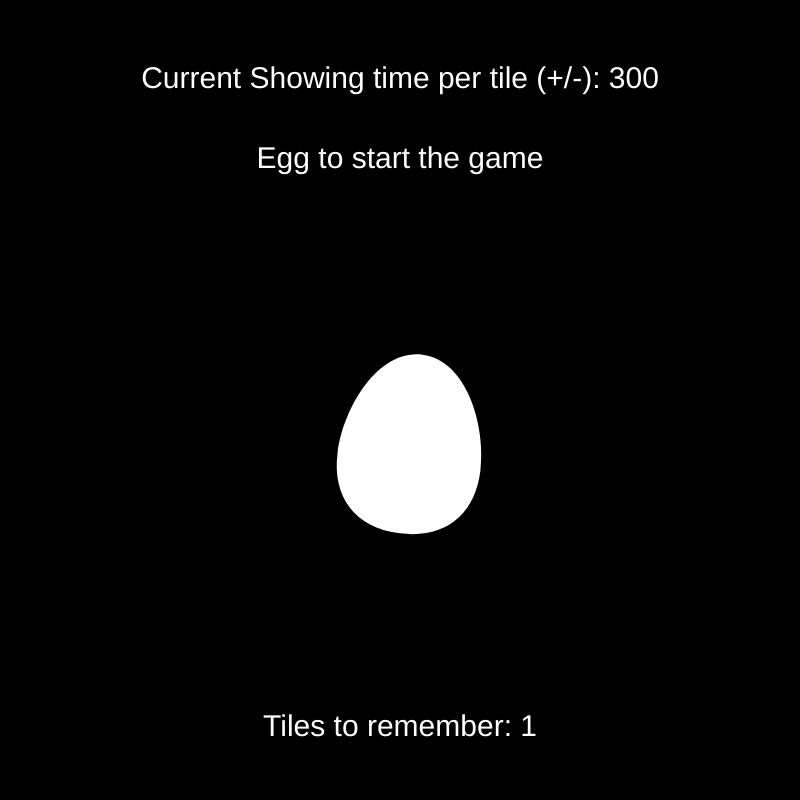
Frame 1 (no input)
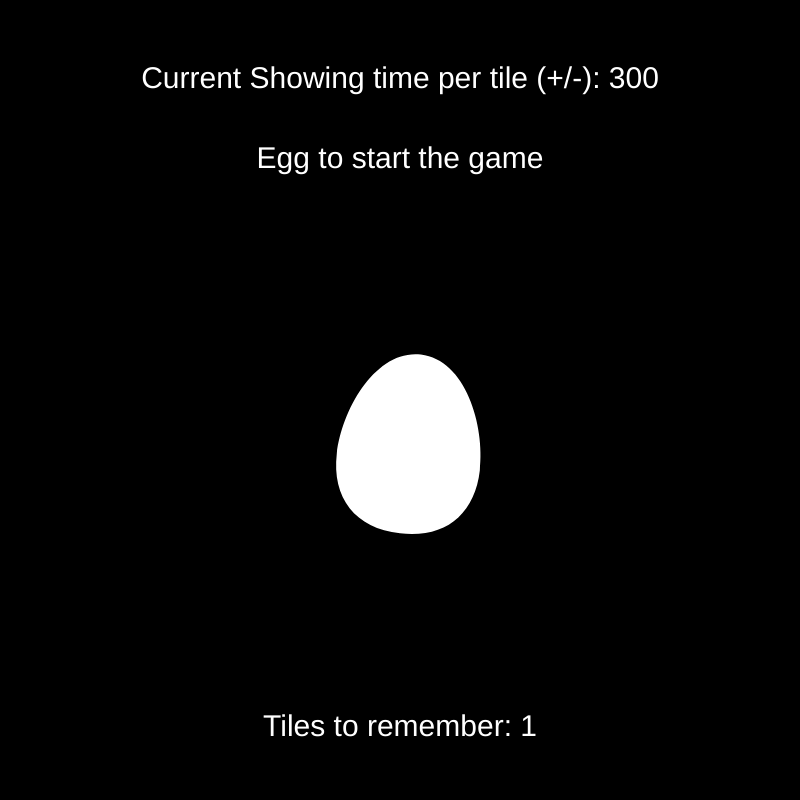
Frame 60 (no input)
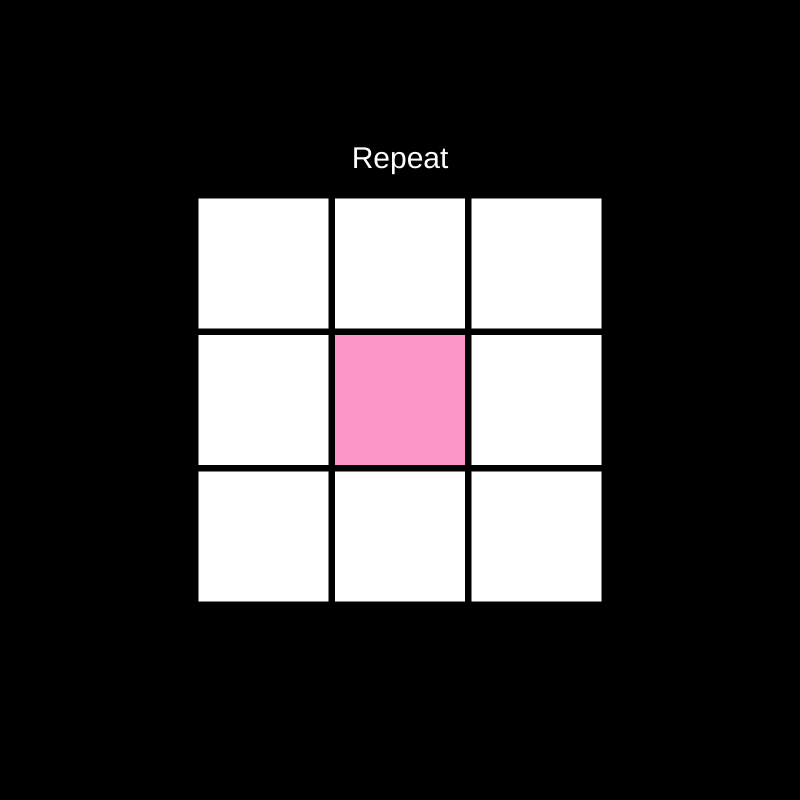
Frame 120 (the mouse pressed at the canvas centre since frame 60)

The p5.js sketch that drew these frames (run headless with seeded random() and noise() and a simulated clock; from frame 60 on, the mouse is pressed at the canvas centre):

// p5.js sketch
// ── sketch.js
//changable vars:
let CS=800; //size of the canvas (it may broke text probably idk)
let squareSize=130; //size of the tiles
let gapRatio = 20; //gaps between squares
let timePerShow=300; // ms
let N=3; // playable at 1 - 6 for defaults, but text is broken at > 3
let gameLength = 1; // you can change it but it will get back to 1;
//____________________________________________________________________
let nullCord;
let gap;
let gamestate=0;
let lastgamel;
function setup() {
  createCanvas(CS, CS);
  egg = new Egg(CS/2, CS/1.5, 5, 180);
  gap = squareSize/gapRatio;
  boardSize=squareSize*N+gap*(N-1);
  
  nullCord = CS/2 - boardSize/2;
}
let startTime;
let gameArray = [];
let iToCheck;
function startGame(){
  //gameArray.length = 0;
  //for (let i = 1;i<=gameLength;i++){
    newRand=int(random(1,N*N));
    if (gameLength > 1){
      if (gameArray[gameArray.length-1] == newRand){print("test");
        newRand = 1+(newRand + 1)%(N*N);
        
      }
    }
    gameArray.push(newRand);
 // }
  print(gameArray);
  gamestate=1;
  startTime=performance.now();
  iToCheck=0;
}
let currentTilePressed;
function draw() {
  background(0);
  
  
  if (gamestate == 1){
    text("Remember", CS/2, CS/6);
    
    let currentTime=performance.now()-startTime;
    if (currentTime>timePerShow*gameLength){
      gamestate=2;
    }else{
      let numIndex= int(currentTime/timePerShow);
      let nToShow = gameArray[numIndex];
      text((numIndex+1) + " of " + gameLength, CS/2, CS/9);
      for (let i = 1;i<=N*N;i++){
      let xcoord=nullCord+linToX(i)*(squareSize+gap);
      let ycoord=nullCord+linToY(i)*(squareSize+gap);
      if (nToShow==i){
      drawSquare(2,xcoord,ycoord);
      }else{
        drawSquare(-1,xcoord,ycoord);
      }
      }
    }
  }
  fill(255,255,255);
  textSize(30);
  textAlign(CENTER,CENTER);
  if(gamestate == 0){
  text("Current Showing time per tile (+/-): "+ timePerShow, CS/2, CS/10);
  text("Egg to start the game", CS/2, CS/5);
  text("Tiles to remember: " + gameLength, CS/2, CS/1.1);
    
    egg.wobble();
    egg.display();
    
  }

  if (gamestate==2){
  text("Repeat", CS/2, CS/5);
    
  for (let i = 1;i<=N*N;i++){
    let xcoord=nullCord+linToX(i)*(squareSize+gap);
    let ycoord=nullCord+linToY(i)*(squareSize+gap);
    if(inRect(mouseX,mouseY,xcoord,ycoord,squareSize,squareSize)){
      if (mouseIsPressed){
        drawSquare(0,xcoord,ycoord);
      }else{
        drawSquare(1,xcoord,ycoord);
      }
    }else{
      drawSquare(-1,xcoord,ycoord);
    }
  }
  }
  if (gamestate==3){text("You won!", CS/2, CS/5);egg.wobble();
    egg.display();
                    text("Tiles to remember next time: " + gameLength, CS/2, CS/1.1);
                   }
    if (gamestate==4){text("You lose! No egg for you", CS/2, CS/5);
                      text("Last score: " + lastgamel, CS/2, CS/2)
                      
                      
                   }
}

function mousePressed(){
  if (gamestate == 0){
    startGame();
  }
  if (gamestate ==3){
    startGame();
  }
  if (gamestate == 4){
    gamestate = 0;
  }
  if (gamestate==2){
    if (inRect(mouseX,mouseY,nullCord,nullCord,boardSize,boardSize)){
      for (let i = 1;i<=N*N;i++){
      let xcoord=nullCord+linToX(i)*(squareSize+gap);
      let ycoord=nullCord+linToY(i)*(squareSize+gap);
      if(inRect(mouseX,mouseY,xcoord,ycoord,squareSize,squareSize)){
        currentTilePressed = i;
      if (currentTilePressed == gameArray[iToCheck]){
        iToCheck++;
      if (iToCheck==gameLength){
        gamestate=3;
        gameLength++;
      }
      }else{
        gamestate=4;
        gameArray.length = 0;
        lastgamel=gameLength-1;
        gameLength=1;
      }
  }}
    }
    }

}

function keyPressed(){
  if (gamestate == 0){
  if (key === '+' || key === '='){
    if (timePerShow<5000){
    timePerShow=timePerShow+50;}
  }
  if (key === '-'){
    if (timePerShow>50){
    timePerShow=timePerShow-50;}
  }
  }
}
function inRect(x,y, rx, ry, w, h){
  let mNormX = x-rx;
  let mNormY = y-ry;
  return (mNormX >= 0 && mNormY >= 0 && 
        mNormX <= w && mNormY <= h)
}

//X Y coords to lin (0..4) (0..4) to 1..N^2
function XYtolin(X, Y)
{
  return Y*N + X + 1;
}

//lineral coordinats to X (1..N^2) to (0..4)
function linToX(lin){
  return (lin-1) % N;
}

//lineral coordinats to Y (1..N^2) to (0..4)
function linToY(lin){
  return int(floor((lin-1) / N));
}


function drawSquare(col, x, y){
  if (col == 0){
    fill(250,150,200);
  }
  else{
  if (col == 1){
     fill(250,150,150);
  }
  else{
      if (col == 2){
     fill(150,150,250);
  }else{
    fill(255,255,255);
  }}
  }
  rect(x,y,squareSize,squareSize)
}

class Egg {
  constructor(xpos, ypos, t, s) {
    this.x = xpos;
    this.y = ypos;
    this.tilt = t;
    this.scalar = s / 100.0;
    this.angle = 0.0;
  }

  wobble() {
    this.tilt = cos(this.angle) / 8;
    this.angle += 0.1;
  }

  display() {
    noStroke();
    fill(255);
    push();
    translate(this.x, this.y);
    rotate(this.tilt);
    scale(this.scalar);
    beginShape();
    vertex(0, -100);
    bezierVertex(25, -100, 40, -65, 40, -40);
    bezierVertex(40, -15, 25, 0, 0, 0);
    bezierVertex(-25, 0, -40, -15, -40, -40);
    bezierVertex(-40, -65, -25, -100, 0, -100);
    endShape();
    pop();
  }
}
